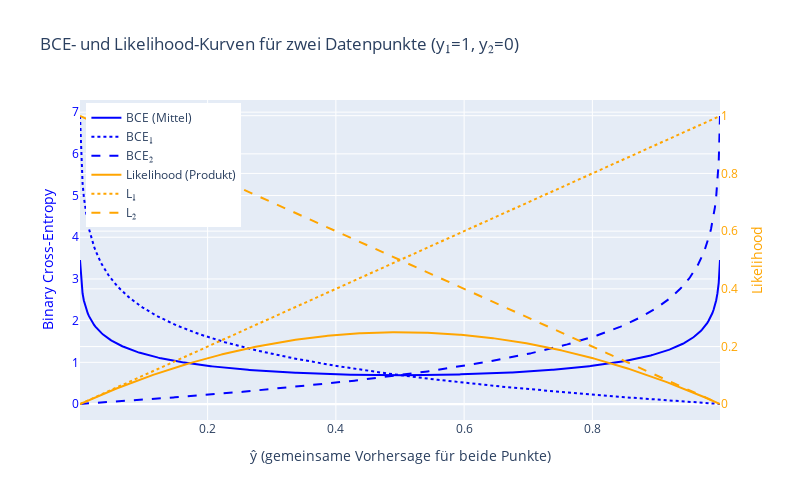

The code cell stored with this chart in its notebook:
### Code cell
import numpy as np
import plotly.graph_objects as go
from ipywidgets import interact, FloatSlider, RadioButtons

def plot_loss_likelihood_two_points(y1, y2):
    yhat = np.linspace(0.001, 0.999, 500)

    def likelihood(y, yhat):
        return np.where(y == 1, yhat, 1 - yhat)

    def bce(y, yhat):
        return - (y * np.log(yhat) + (1 - y) * np.log(1 - yhat))

    # Einzelwerte
    lik1 = likelihood(y1, yhat)
    lik2 = likelihood(y2, yhat)
    total_likelihood = lik1 * lik2

    bce1 = bce(y1, yhat)
    bce2 = bce(y2, yhat)
    total_bce = (bce1 + bce2) / 2

    fig = go.Figure()

    # Linke y-Achse: BCE
    fig.add_trace(go.Scatter(x=yhat, y=total_bce, mode='lines', name='BCE (Mittel)', line=dict(color='blue')))
    fig.add_trace(go.Scatter(x=yhat, y=bce1, mode='lines', name='BCE₁', line=dict(color='blue', dash='dot')))
    fig.add_trace(go.Scatter(x=yhat, y=bce2, mode='lines', name='BCE₂', line=dict(color='blue', dash='dash')))

    # Rechte y-Achse: Likelihood
    fig.add_trace(go.Scatter(x=yhat, y=total_likelihood, mode='lines', name='Likelihood (Produkt)',
                             line=dict(color='orange'), yaxis='y2'))
    fig.add_trace(go.Scatter(x=yhat, y=lik1, mode='lines', name='L₁',
                             line=dict(color='orange', dash='dot'), yaxis='y2'))
    fig.add_trace(go.Scatter(x=yhat, y=lik2, mode='lines', name='L₂',
                             line=dict(color='orange', dash='dash'), yaxis='y2'))

    fig.update_layout(
        title=f"BCE- und Likelihood-Kurven für zwei Datenpunkte (y₁={y1}, y₂={y2})",
        xaxis_title="ŷ (gemeinsame Vorhersage für beide Punkte)",
        yaxis=dict(title="Binary Cross-Entropy", titlefont=dict(color="blue"), tickfont=dict(color="blue")),
        yaxis2=dict(title="Likelihood", titlefont=dict(color="orange"), tickfont=dict(color="orange"),
                    overlaying="y", side="right"),
        legend=dict(x=0.01, y=0.99),
        height=500,
        width=800,
    )

    return fig

fig = plot_loss_likelihood_two_points(1, 0)
fig.show()

### Figure 1 — Plotly figure (JSON) as saved in the notebook; plotly's stock layout.template omitted (floating-point values rounded to 4 significant figures; data arrays with more than 128 entries replaced by an {"elided": "..."} marker saying what was removed)
{"data": [{"line": {"color": "blue"}, "mode": "lines", "name": "BCE (Mittel)", "type": "scatter", "x": {"elided": "500 float values"}, "y": {"elided": "500 float values"}}, {"line": {"color": "blue", "dash": "dot"}, "mode": "lines", "name": "BCE₁", "type": "scatter", "x": {"elided": "500 float values"}, "y": {"elided": "500 float values"}}, {"line": {"color": "blue", "dash": "dash"}, "mode": "lines", "name": "BCE₂", "type": "scatter", "x": {"elided": "500 float values"}, "y": {"elided": "500 float values"}}, {"line": {"color": "orange"}, "mode": "lines", "name": "Likelihood (Produkt)", "type": "scatter", "x": {"elided": "500 float values"}, "y": {"elided": "500 float values"}, "yaxis": "y2"}, {"line": {"color": "orange", "dash": "dot"}, "mode": "lines", "name": "L₁", "type": "scatter", "x": {"elided": "500 float values"}, "y": {"elided": "500 float values"}, "yaxis": "y2"}, {"line": {"color": "orange", "dash": "dash"}, "mode": "lines", "name": "L₂", "type": "scatter", "x": {"elided": "500 float values"}, "y": {"elided": "500 float values"}, "yaxis": "y2"}], "layout": {"height": 500, "legend": {"x": 0.01, "y": 0.99}, "title": {"text": "BCE- und Likelihood-Kurven für zwei Datenpunkte (y₁=1, y₂=0)"}, "width": 800, "xaxis": {"title": {"text": "ŷ (gemeinsame Vorhersage für beide Punkte)"}}, "yaxis": {"tickfont": {"color": "blue"}, "title": {"font": {"color": "blue"}, "text": "Binary Cross-Entropy"}}, "yaxis2": {"overlaying": "y", "side": "right", "tickfont": {"color": "orange"}, "title": {"font": {"color": "orange"}, "text": "Likelihood"}}}}
